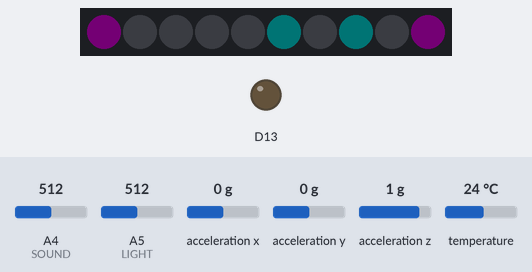
Bench run of a sketch on a simulated Adafruit Circuit Playground Express. On the bench: 10 RGB LEDs in strip order, left to right, output pins drawn as LEDs (lit = HIGH). The test bench sets the inputs (shaded band); at power-on: A4 (SOUND) = 512, A5 (LIGHT) = 512, acceleration x 0 g, acceleration y 0 g, acceleration z 1 g, temperature 24 °C. Dim RGB values are drawn brighter than linear; what the sketch prints to the serial monitor is not drawn.

Above: at 1.17 s.
At 5.08 s:
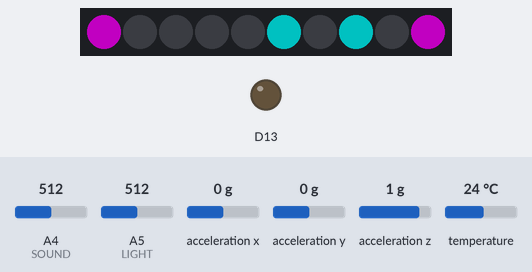

The sketch:

wearable_final_old.ino
```cpp
//Code for 72u LOCU project. Summer 2016.

#include <Adafruit_CircuitPlayground.h>   //required library to use module
#include <Adafruit_SleepyDog.h>  //library that allows low power sleeping

#define TEMP A0   //Analog 0 is connected to temperature sensor
#define SOUND A4  //Analog 4 is connected to sound sensor/microphone
#define LIGHT A5  //Analog 5 is connected to light sensor

#define CAP_THRESHOLD    50  // Threshold for a capacitive touch (higher = less sensitive).
#define CAP_SAMPLES      20   // Number of samples to take for a capacitive touch read.

float tMin = 69;   //min max variables for sensors temp = 70-74 degrees, sound=300-550 based on db, light=20-180 based on 150 lux
float tMax = 75;   //all these numbers could use some testing
float sMin = 300;
float sMax = 550;
float lMin = 20;
float lMax = 180;

float tempCalib = 4.75; //variable to calibrate temperature

uint8_t xPrev = 0;  //variables to test movement for sleep mode
uint8_t yPrev = 0;
uint8_t zPrev = 0;
uint8_t xMove = 0;
uint8_t yMove = 0;
uint8_t zMove = 0;

int moveFlex = 2; //a little flexibility for minor vibrations
int moveTimer = 0;  //timer keeps track how long since last movement
int verySleepy = 5600; //1 represents about 1 second + total light fade times (5600 = 120ish min)

int pixels[] = {0, 2, 4, 5, 7, 9};   //array of used light pins
int perfectTones[] =       {300, 380, 440, 620};   //array for perfect environment sound
int perfectTonesLength[] = {125, 125, 200, 300};  //array for adding sound durations

bool resetSpin = true;  //keeps track of how often light spin happens

long fadeInterval = 60000; // interval between light fades (60ish seconds)
long sinceLastFade = 59000; //fades one time right away when powered up

uint16_t tempValue = 0;   //used to average sensors
uint16_t soundValue = 0;
uint16_t lightValue = 0;

void setup() {
  CircuitPlayground.begin();     // Setup Circuit Playground library.
  CircuitPlayground.strip.setBrightness(170); //brightness is between 0 and 255
  Serial.begin(9600);     // Setup serial port.
}

void loop() {
  //check for movement
  xPrev = xMove; yPrev = yMove; zPrev = zMove;
  xMove = CircuitPlayground.motionX();
  yMove = CircuitPlayground.motionY();
  zMove = CircuitPlayground.motionZ();

  //if no movement increment sleep timer
  if (xMove >= xPrev - moveFlex && xMove <= xPrev + moveFlex && yMove >= yPrev - moveFlex && yMove <= yPrev + moveFlex && zMove >= zPrev - moveFlex && zMove <= zPrev + moveFlex) {
    moveTimer++;
    Serial.println(moveTimer);
    if (moveTimer > verySleepy) {  //if enough time has passed, go to short powersave sleep
      sleepyTime();
    }
  } else {
    Serial.println("moving");
    moveTimer = 0;
  }

  if (moveTimer < verySleepy) {
    // Get the sensor sensor values
    uint16_t tempSample = 0;
    uint16_t soundSample = 0;
    uint16_t lightSample = 0;

    for (int i = 0; i < 10; i++) {  //take 10 samples over 1 second

      tempSample += CircuitPlayground.temperatureF()-tempCalib;
      soundSample += analogRead(SOUND);
      lightSample += analogRead(LIGHT);
      delay(100);
    }
    tempValue = tempSample / 10;   //average the 10 samples
    soundValue = soundSample / 10;
    lightValue = lightSample / 10;

    //print sensor values to serial monitor
    Serial.print("temp F= ");
    Serial.println(tempValue, DEC);
    Serial.print("raw sound= ");
    Serial.println(soundValue, DEC);
    Serial.print("raw light= ");
    Serial.println(lightValue, DEC);

    if ((millis() - sinceLastFade) > (fadeInterval))  //use millis to determine when to fade lights
    {
      sinceLastFade = millis();
      lightUp(tempValue, soundValue, lightValue);   //function to lights fades
    }
  }
}

//function to control lights and sound based on sensor readings
uint16_t lightUp(uint16_t tempValue, uint16_t soundValue, uint16_t lightValue) {

  //play tone if environment is perfect
  if (tempValue > tMin && tempValue < tMax && soundValue > sMin && soundValue < sMax && lightValue > lMin && lightValue < lMax && resetSpin == true) {
    for (int i = 0; i < sizeof(perfectTones)/sizeof(int); i++) {
      CircuitPlayground.playTone(perfectTones[i], perfectTonesLength[i]);
      delay(perfectTonesLength[i]);
    }

    //light spin twice
    for (int spin = 0; spin < 3; spin++) {   //spin happens twice
      for (int i = 0; i < 10; i++) {    //fade each of the 6 lights
        for (int fd = 0; fd <= 255; fd += 3) {
          CircuitPlayground.strip.setPixelColor(i, fd, fd, fd);   //white
          CircuitPlayground.strip.setPixelColor(9 - i, fd, fd, fd); //white
          CircuitPlayground.strip.show();  // update pixels!
          delayMicroseconds(1);
        }
        for (int fd = 255; fd >= 0; fd -= 3) {
          CircuitPlayground.strip.setPixelColor(i, fd, fd, fd);   //white
          CircuitPlayground.strip.setPixelColor(9 - i, fd, fd, fd); //white
          CircuitPlayground.strip.show();  // update pixels!
          delayMicroseconds(1);
        }
      }
    }
    resetSpin = false;
  }

  //fade in loop
  for (int fd = 0; fd < 255; fd++) {
    if (tempValue > tMin && tempValue < tMax && soundValue > sMin && soundValue < sMax && lightValue > lMin && lightValue < lMax) {
      for (int i = 0; i < 7; i++) {
        CircuitPlayground.strip.setPixelColor(pixels[i], fd, fd, fd);   //white
        CircuitPlayground.strip.show();  // update pixels!
      }
    } else {
      resetSpin = true;

      if (tempValue > tMin && tempValue < tMax) {
        CircuitPlayground.strip.setPixelColor(5, 0, fd, fd);     //cyan (temp)
        CircuitPlayground.strip.setPixelColor(7, 0, fd, fd);     //cyan (temp)
      }
      if (soundValue > sMin && soundValue < sMax) {
        CircuitPlayground.strip.setPixelColor(0, fd, 0, fd);   //magenta (sound)
        CircuitPlayground.strip.setPixelColor(9, fd, 0, fd);   //magenta (sound)
      }
      if (lightValue > lMin && lightValue < lMax) {
        CircuitPlayground.strip.setPixelColor(2, fd, fd, 0);    //yellow (light)
        CircuitPlayground.strip.setPixelColor(4, fd, fd, 0);    //yellow (light)
      }
    }
    CircuitPlayground.strip.show();  // update pixels!
    delay(10);
  }

  //fade out loop
  for (int fd = 255; fd > 0; fd--) {
    if (tempValue > tMin && tempValue < tMax && soundValue > sMin && soundValue < sMax && lightValue > lMin && lightValue < lMax) {
      for (int i = 0; i < 7; i++) {
        CircuitPlayground.strip.setPixelColor(pixels[i], fd, fd, fd);   //white
        CircuitPlayground.strip.show();                                 // update pixels!
      }
    }
    else {
      if (tempValue > tMin && tempValue < tMax) {
        CircuitPlayground.strip.setPixelColor(5, 0, fd, fd);     //cyan (temp)
        CircuitPlayground.strip.setPixelColor(7, 0, fd, fd);     //cyan (temp)
      }
      if (soundValue > sMin && soundValue < sMax) {
        CircuitPlayground.strip.setPixelColor(0, fd, 0, fd);   //magenta (sound)
        CircuitPlayground.strip.setPixelColor(9, fd, 0, fd);   //magenta (sound)
      }
      if (lightValue > lMin && lightValue < lMax) {
        CircuitPlayground.strip.setPixelColor(2, fd, fd, 0);    //yellow (light)
        CircuitPlayground.strip.setPixelColor(4, fd, fd, 0);    //yellow (light)
      }
    }
    CircuitPlayground.strip.show();  // update pixels!
    delay(10);
  }
}

//function to save power when LOCU is at rest for specified time
void sleepyTime() {
  CircuitPlayground.clearPixels();

  xMove = CircuitPlayground.motionX();
  yMove = CircuitPlayground.motionY();
  zMove = CircuitPlayground.motionZ();

  if (xMove >= xPrev - moveFlex && xMove <= xPrev + moveFlex && yMove >= yPrev - moveFlex && yMove <= yPrev + moveFlex && zMove >= zPrev - moveFlex && zMove <= zPrev + moveFlex) {
    Watchdog.sleep(1000);    //save power for 1 second
  } else {
    moveTimer = 0;
  }

  xPrev = xMove;
  yPrev = yMove;
  zPrev = zMove;
}
```
